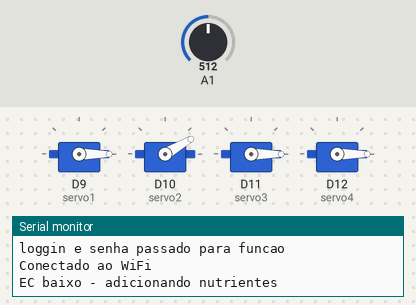
The sketch below on a simulated Arduino Uno R4 WiFi. On the bench: 4 × servo, the last lines printed to the serial monitor. The test bench sets the inputs (shaded band); at power-on: A1 = 512. WiFi joins after 1.5 s; servers stay silent unless stated; network time is answered at once with the bench clock; the local clock reads 2024-03-15 10:24:30 at power-on unless the sketch sets it.

Above: at 2.7 s.
2.8 s: A1 set to 74
At 4.3 s:
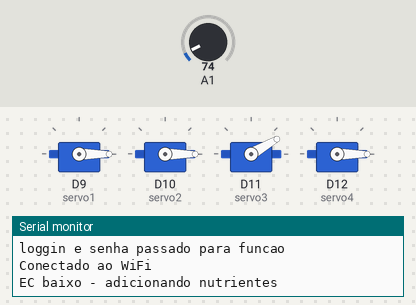
11.0 s: A1 set to 65
At 11.9 s:
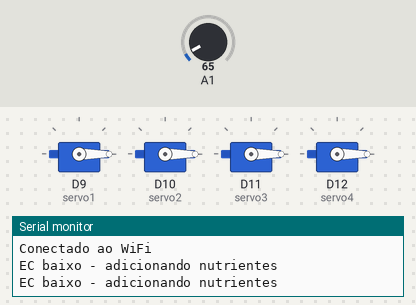
17.0 s: A1 set to 122
At 18.3 s:
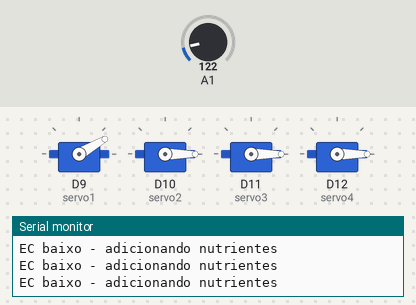
Timing chart, 0 to 30.0 s (numbered marks = the images above; inputs shaded):
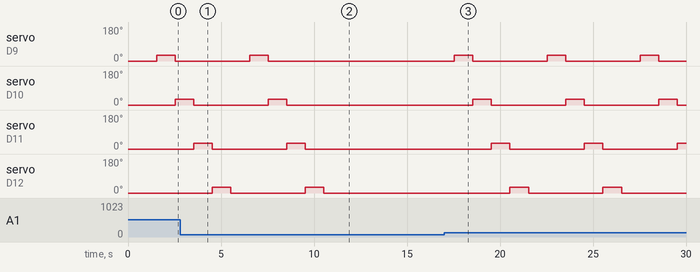

Measured:
- the behaviour switches between 69 and 68 on A1 (found by bisection; images 1 and 2)
- after the input at 11.0 s, servo on D9 (servo1): stays 0° (without the input it goes to 30° after 0.53 s); servo on D10 (servo2): stays 0° (without the input it goes to 30° after 1.5 s); servo on D11 (servo3): stays 0° (without the input it goes to 30° after 2.5 s); servo on D12 (servo4): stays 0° (without the input it goes to 30° after 3.5 s)
- after the input at 17.0 s, servo on D9 (servo1): alternates 30° for 1.0 s and 0° for 4.0 s, starting after 0.54 s; servo on D10 (servo2): alternates 30° for 1.0 s and 0° for 4.0 s, starting after 1.5 s
- by itself, servo on D11 (servo3), servo on D12 (servo4): alternates 30° for 1.0 s and 0° for 4.0 s

The sketch:

Leitor_de_ec_DEMO_OU_REAL_DEF.ino
```cpp
#include <WiFiS3.h>
//#include <WiFiUdp.h>
#include <NTPClient.h>
#include <Servo.h>
#define DEMONSTRACAO 0
//================ WIFI =================
char ssid[] = "Internet...";
char pass[] = "aaaa3333";

//================ NTP =================
WiFiUDP ntpUDP;
NTPClient timeClient(ntpUDP, "pool.ntp.org", -3 * 3600, 60000);

//================ SERVOS =================
Servo servo1;
Servo servo2;
Servo servo3;
Servo servo4;

//================ MEDIA MOVEL =================
const int N = 10;
float buffer[N] = {0};
int posBuffer = 0;
float soma = 0;

//================ CONTROLE HORARIO =================
int ultimoResultadoEC = 0;
int ultimoMinutoVerificado = -1;
int ultimoDiaServo = -1;
int Hora_Ativacao = 20;
int Minuto_Ativacao = 0;

const int horariosVerificacao[10][2] = {
  {17, 15},
  {17, 16},
  {17, 17},
  {17, 18},
  {17, 19},
  {17, 20},
  {17, 21},
  {17, 22},
  {17, 23},
  {17, 24}
};

//====================================================

void setup() {

  Serial.begin(115200);
  Serial.println("bound setado");

  servo1.attach(9);
  servo2.attach(10);
  servo3.attach(11);
  servo4.attach(12);

  servo1.write(0);
  servo2.write(0);
  servo3.write(0);
  servo4.write(0);
  Serial.println("servos setados");

  //================ WIFI CONNECT =================
  WiFi.begin(ssid, pass);
  Serial.println("loggin e senha passado para funcao");

  while (WiFi.status() != WL_CONNECTED) {
    delay(500);
    Serial.println("loop wifi conexao");
  }

  Serial.println("Conectado ao WiFi");

  //================ NTP START =================
  timeClient.begin();
  timeClient.update();
}

//====================================================

void loop() {
//Serial.println("entrou no loop");
  timeClient.update();

  int hora = timeClient.getHours();
  int minuto = timeClient.getMinutes();

  // Como NTPClient não fornece dia direto confiável sem parsing,
  // usamos timestamp bruto
  unsigned long epoch = timeClient.getEpochTime();
  int dia = (epoch / 86400L) % 30; // aproximação de controle de dia

  //================ VERIFICA EC =================
  for (int i = 0; i < 10; i++) {

    if (hora == horariosVerificacao[i][0] &&
        minuto == horariosVerificacao[i][1] &&
        ultimoMinutoVerificado != minuto) {

      ultimoResultadoEC = verificarEC();

      Serial.print("Resultado EC = ");
      Serial.println(ultimoResultadoEC);

      ultimoMinutoVerificado = minuto;
    }
  }

  // reset do controle de minuto
  static int minutoAnterior = -1;

  if (minuto != minutoAnterior) {
    minutoAnterior = minuto;

    if (minuto != ultimoMinutoVerificado) {
      ultimoMinutoVerificado = -1;
    }
  }

  //================ EXECUÇÃO DOS SERVOS =================
#ifdef DEMONSTRACAO
if(le_btt(A1)){
  executarServos(1);
  }
#else
if(hora == Hora_Ativacao && minuto == Minuto_Ativacao && ultimoDiaServo != dia) {
    ultimoDiaServo = dia;
    executarServos(ultimoResultadoEC);
  }
#endif
  delay(1000);
}

//====================================================
// LEITURA EC
//====================================================

int verificarEC() {
  Serial.println("entrou no ec");
  float somaEC = 0;

  for (int i = 0; i < 20; i++) {

    int leitura = analogRead(A0);

    float tensao = leitura * 5.0 / 1023.0;

    float ec = 1.8014 * tensao - 0.0453786;

    somaEC += ec;

    delay(100);
  }

  float ecMedio = somaEC / 20.0;

  Serial.print("EC medio = ");
  Serial.println(ecMedio);

  if (ecMedio < 2.0)
    return 1; // EC baixo

  else if (ecMedio > 3.0)
    return 2; // EC alto

  else
    return 0; // EC OK
}

//====================================================
// EXECUÇÃO DOS SERVOS
//====================================================

void executarServos(int resultado) {

  switch (resultado) {

    case 0:
      Serial.println("EC OK");
      break;

    case 1:
      Serial.println("EC baixo - adicionando nutrientes");

      AtuaServo(servo1, 1000);
      AtuaServo(servo2, 1000);
      AtuaServo(servo3, 1000);
      AtuaServo(servo4, 1000);
      break;

    case 2:
      Serial.println("EC alto");
      break;

    default:
      Serial.println("Resultado desconhecido");
      break;
  }
}

//====================================================

void AtuaServo(Servo &servo, int dl) {

  servo.write(30);
  delay(dl);
  servo.write(0);
}

//====================================================
bool le_btt(int btt) {
int a[5];
a[0]=0;
a[4]=0;
a[2]=0;
a[3]=0;
a[1]=0;
a[0]=analogRead(btt);
a[4] = 0.5*a[3];
a[2] = 1.2*a[1];
a[3] = 0.8*a[2];
a[1] = 1.4*a[0];

int result = ((a[0]+a[1]+a[2]+a[3])/15);
if(result>10){
return true;
}else{
return false;
}
}
```
